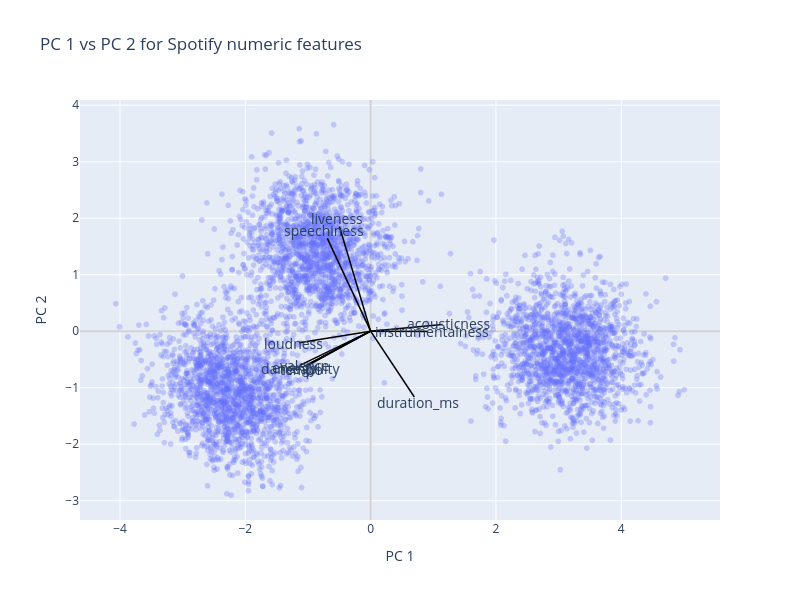

Here is the notebook cell this chart was saved with:
### Code cell
import pandas as pd
import plotly.express as px
import plotly.graph_objects as go

# --- Step 6 of the algorithm: project X onto the top d=2 components ------
# pc_scores = Z = X_std V_{1:2}; each row is a track's coordinates on PC1/PC2
pc_scores   = pca.transform(X_std)[:, :2]          # first 2 PCs
loadings_2d = pca.components_.T[:, :2]             # feature loadings (columns of V)
df_plot = pd.DataFrame(pc_scores, columns=["PC1", "PC2"])

fig = px.scatter(
    df_plot, x="PC1", y="PC2",
    opacity=0.3,
    title="PC 1 vs PC 2 for Spotify numeric features",
    width=800, height=600
)
# Disable all hover interactions
fig.update_traces(hoverinfo="skip", hovertemplate=None)

# Add loading vectors as arrows
# (loadings show how each original feature points in PC space)
arrow_scale = 3.0          # adjust arrow length if needed

for vec, feat in zip(loadings_2d, num_cols):
    x_end, y_end = vec * arrow_scale
    fig.add_shape(
        type="line",
        x0=0, y0=0, x1=x_end, y1=y_end,
        line=dict(color="black", width=1.5)
    )
    fig.add_annotation(
        x=x_end * 1.08, y=y_end * 1.08,
        text=feat,
        showarrow=False,
        font=dict(size=14)   # <— larger font size
    )

# Axis styling
fig.update_layout(
    xaxis_title="PC 1",
    yaxis_title="PC 2",
    xaxis=dict(zeroline=True, zerolinecolor="lightgrey"),
    yaxis=dict(zeroline=True, zerolinecolor="lightgrey"),
)

fig.show()

### Figure 1 — Plotly figure (JSON) as saved in the notebook; plotly's stock layout.template omitted (floating-point values rounded to 4 significant figures; data arrays with more than 128 entries replaced by an {"elided": "..."} marker saying what was removed)
{"data": [{"hoverinfo": "skip", "legendgroup": "", "marker": {"color": "#636efa", "opacity": 0.3, "symbol": "circle"}, "mode": "markers", "name": "", "showlegend": false, "type": "scattergl", "x": {"elided": "5000 float values"}, "xaxis": "x", "y": {"elided": "5000 float values"}, "yaxis": "y"}], "layout": {"annotations": [{"font": {"size": 14}, "showarrow": false, "text": "danceability", "x": -1.122, "y": -0.6617}, {"font": {"size": 14}, "showarrow": false, "text": "energy", "x": -1.212, "y": -0.6498}, {"font": {"size": 14}, "showarrow": false, "text": "loudness", "x": -1.234, "y": -0.2227}, {"font": {"size": 14}, "showarrow": false, "text": "speechiness", "x": -0.7461, "y": 1.774}, {"font": {"size": 14}, "showarrow": false, "text": "acousticness", "x": 1.237, "y": 0.129}, {"font": {"size": 14}, "showarrow": false, "text": "instrumentalness", "x": 0.9844, "y": -0.008214}, {"font": {"size": 14}, "showarrow": false, "text": "liveness", "x": -0.5376, "y": 2.002}, {"font": {"size": 14}, "showarrow": false, "text": "valence", "x": -1.05, "y": -0.6157}, {"font": {"size": 14}, "showarrow": false, "text": "tempo", "x": -1.11, "y": -0.6718}, {"font": {"size": 14}, "showarrow": false, "text": "duration_ms", "x": 0.7535, "y": -1.259}], "height": 600, "legend": {"tracegroupgap": 0}, "shapes": [{"line": {"color": "black", "width": 1.5}, "type": "line", "x0": 0, "x1": -1.039, "y0": 0, "y1": -0.6127}, {"line": {"color": "black", "width": 1.5}, "type": "line", "x0": 0, "x1": -1.122, "y0": 0, "y1": -0.6017}, {"line": {"color": "black", "width": 1.5}, "type": "line", "x0": 0, "x1": -1.142, "y0": 0, "y1": -0.2062}, {"line": {"color": "black", "width": 1.5}, "type": "line", "x0": 0, "x1": -0.6908, "y0": 0, "y1": 1.643}, {"line": {"color": "black", "width": 1.5}, "type": "line", "x0": 0, "x1": 1.146, "y0": 0, "y1": 0.1194}, {"line": {"color": "black", "width": 1.5}, "type": "line", "x0": 0, "x1": 0.9115, "y0": 0, "y1": -0.007605}, {"line": {"color": "black", "width": 1.5}, "type": "line", "x0": 0, "x1": -0.4978, "y0": 0, "y1": 1.854}, {"line": {"color": "black", "width": 1.5}, "type": "line", "x0": 0, "x1": -0.9721, "y0": 0, "y1": -0.5701}, {"line": {"color": "black", "width": 1.5}, "type": "line", "x0": 0, "x1": -1.028, "y0": 0, "y1": -0.622}, {"line": {"color": "black", "width": 1.5}, "type": "line", "x0": 0, "x1": 0.6977, "y0": 0, "y1": -1.165}], "title": {"text": "PC 1 vs PC 2 for Spotify numeric features"}, "width": 800, "xaxis": {"anchor": "y", "domain": [0, 1], "title": {"text": "PC 1"}, "zeroline": true, "zerolinecolor": "lightgrey"}, "yaxis": {"anchor": "x", "domain": [0, 1], "title": {"text": "PC 2"}, "zeroline": true, "zerolinecolor": "lightgrey"}}}
